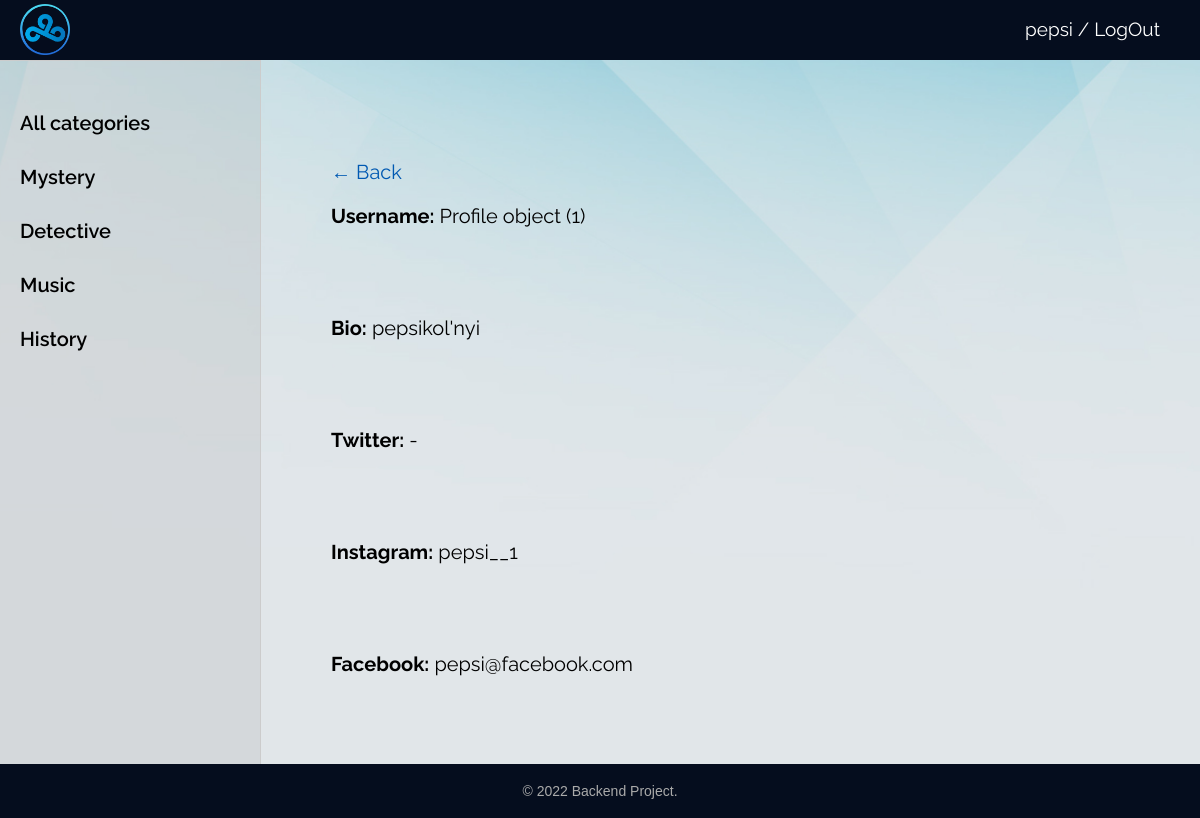
Screenshot of /user_profile/1/ (signed in) with the database file from the repository.
### forum/models.py (models this page shows, shortened)
class Category(models.Model):
    name = models.CharField(max_length=100, db_index=True)
    slug = models.SlugField(max_length=255, unique=True, db_index = True)
    def get_absolute_url(self):
        return reverse('category', kwargs={'cat_slug': self.slug})
    class Meta:
        ordering = ['id']
        verbose_name_plural = 'Categories'

class Profile(models.Model):
    user = models.OneToOneField(User, null=True, on_delete=models.CASCADE)
    bio = models.TextField(null=True, blank=True)
    facebook = models.CharField(max_length=50, null=True, blank=True)
    twitter = models.CharField(max_length=50, null=True, blank=True)
    instagram = models.CharField(max_length=50, null=True, blank=True)
    posts = models.ForeignKey('Forum', on_delete=models.CASCADE)
    class Meta:
        ordering = ['id', ]

### forum/views.py (the view)
# urls.py: path('user_profile/<int:pk>/', ShowProfilePageView.as_view(), name='user_profile'),
class ShowProfilePageView(DataMixin, DetailView):
    model = Profile
    template_name = 'forum/user_profile.html'
    def get_context_data(self, *, object_list=None, **kwargs):
        users = Profile.objects.all()
        context = super(ShowProfilePageView, self).get_context_data(**kwargs)
        page_user = get_object_or_404(Profile, id=self.kwargs['pk'])
        context['page_user'] = page_user
        return context

### forum/templatetags/forum_tags.py (called while the page is built)
@register.simple_tag(name='getcats')
def get_categories(filter=None):
    if not filter:
        return Category.objects.all()
    else:
        return Category.objects.filter(pk=filter)

### forum/templates/forum/user_profile.html
{% extends 'forum/base.html' %}
{% block content %}
{% if request.user.is_authenticated %}
<div class="header-bar">
    <a href="{% url 'home' %}">&#8592; Back</a>
</div>
<div class="card-body">
      <p><strong>Username:</strong> {{ page_user }}</p><br><br>
      <p><strong>Bio:</strong> {{ profile.bio }}</p><br><br>
      {% if profile.twitter %}
      <p><strong>Twitter:</strong> {{ profile.twitter }}</p><br><br>
      {% endif %}
      {% if profile.instagram %}
      <p><strong>Instagram:</strong> {{ profile.instagram }}</p><br><br>
      {% endif %}
      {% if profile.facebook %}
      <p><strong>Facebook:</strong> {{ profile.facebook }}</p><br><br>
      {% endif %}
    </div>
    {% endif %}
{% endblock %}

### forum/templates/forum/base.html (shortened to what this page needs)
{% load static %}
{% load forum_tags %}
<!DOCTYPE html>
<html>
<head>
	<link type="text/css" href="{% static 'forum/css/styles.css' %}" rel="stylesheet" />
</head>
<body>
<table class="table-page" border=0 cellpadding="0" cellspacing="0">
<tr><td valign=top>
{% block mainmenu %}
		<div class="header">
			<ul id="mainmenu" class="mainmenu">
			<li class="logo"><a href="{% url 'home' %}"><div class="logo"><img src="{% static 'forum/images/cloud9.png' %}" alt="" width="50px"></div></a></li>
                {% if request.user.is_authenticated %}
                <li class="last"><a href="{% url 'user_profile' user.id  %}">{{user.username}}</a> / <a href="{% url 'logout' %}">LogOut</a></li>
                {% else %}
                <li class="last"><a href="{% url 'register' %}">Sign Up</a> / <a href="{% url 'login' %}">Log In</a></li>
                {% endif %}
            </ul>
                    </div>
            {% endblock mainmenu %}
<table class="table-content" border=0 cellpadding="0" cellspacing="0">
<tr>
	<td valign="top" class="left-chapters">
        {% getcats as categories %}
	<ul id="leftchapters">
{% if cat_selected == 0 %}
		<li class="selected">All categories</li>
{% else %}
        <li><a href="{% url 'home' %}">All categories</a></li>
{% endif %}
{% for c in categories %}
    {% if c.pk == cat_selected %}
		    <li class="selected">{{c.name}}</li>
    {% else %}
            <li><a href="{{ c.get_absolute_url }}">{{c.name}}</a></li>
    {% endif %}
{% endfor %}
	</ul>
</td>
<td valign="top" class="content">
	<div class="content-text">
{% block content %}
{% endblock %}
	</div>
</td></tr></table>
</td></tr>
<tr><td valign=top>
	<div id="footer">
		<p>&copy; 2022 Backend Project.</p>
	</div>
</td></tr></table>
</body>
</html>

### forum/static/forum/css/styles.css (style rules this page uses)
html, body { font-family: 'Raleway', sans-serif; margin: 0; padding: 0; height: 100%; width: 100%; color: #444; background: url('../images/bg1.jpg') no-repeat center top / cover; }
a { color: #0059b2; text-decoration: none; }
img { max-width: 600px; height: auto; }
.table-page { width: 100%; height: 100%; vertical-align: top; }
.table-page tr { height: 100%; }
.header { background: #050d1e; height: 60px; }
.logo { padding-top: 2px; padding-left: 10px; margin-right: 165px; }
ul.mainmenu { list-style: none; margin: 0; padding: 0; height: 60px; color: white; font-size: 19px; overflow: hidden; }
ul.mainmenu li { float: left; margin: 18px 40px 0 30px; }
ul.mainmenu li.logo { margin: 0; }
ul.mainmenu li.last { float: right; }
ul.mainmenu li a { color: white; text-decoration: none; }
.table-content { width: 100%; min-height: 100%; height: 100%; }
.left-chapters { margin: 0; background: #9898982c; border-right: 1px solid #ccc; border-top: 1px solid #ccc; min-height: 100%; }
.left-chapters ul { width: 230px; min-height: 100%; margin: 0; padding: 20px 10px 10px 20px; list-style: none; font-size: 20px; font-weight: 600; }
.left-chapters ul li { margin: 30px 0 0 0; color: #999; }
.left-chapters ul li a { color: black; text-decoration: none; }
.content { padding: 40px 20px 20px 40px; width: 100%; box-sizing: border-box; }
.content-text { margin: 60px 0 0 30px; color: #000; font-size: 20px; font-weight: 400; }
#footer { box-sizing: border-box; background: #050d1e; padding: 5px; color: #aaa; display: flex; justify-content: center; font-size: 14px; font-family: Verdana, Geneva, Arial, Helvetica; text-align: left; overflow: hidden; }

### rows the page displays
Category: name "Mystery"
Category: name "Detective"
Category: name "Music"
Category: name "History"
Profile: id "Profile object (1)", bio "pepsikol'nyi", twitter "-", instagram "pepsi__1", facebook "pepsi@facebook.com"

### other values shown
{{ user.username }} "pepsi"
